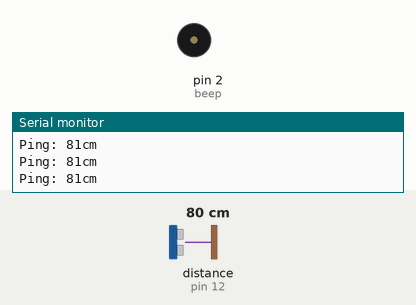
This sketch was run on a simulated Arduino Uno, built with avr-gcc and run on an emulated ATmega328P. On the bench: buzzer (waves = sounding, pin HIGH), the last lines printed to the serial monitor. Inputs (shaded band) come from the test bench; at power-on: distance to the obstacle (sensor on pin 12) 80 cm. The echo pulse lasts 58.3 µs per cm.

Above: at 1.2 s.
1.3 s: distance to the obstacle (sensor on pin 12) set to 61 cm
2.8 s: distance to the obstacle (sensor on pin 12) set to 54 cm
At 3.15 s:
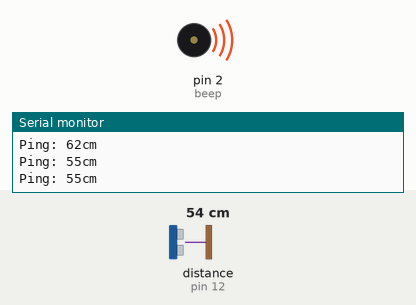
5.8 s: distance to the obstacle (sensor on pin 12) set to 11 cm
At 6.36 s:
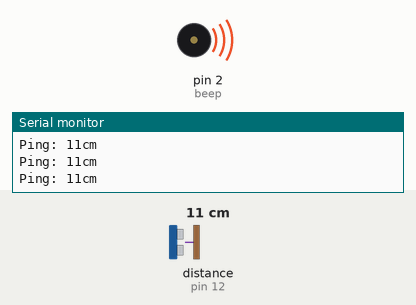
8.8 s: distance to the obstacle (sensor on pin 12) set to 8 cm
At 9.2 s:
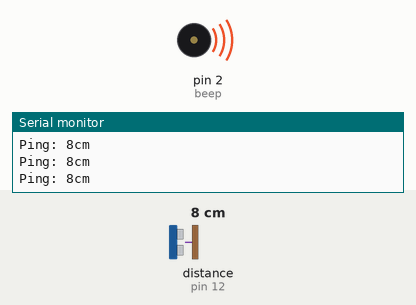
10.3 s: distance to the obstacle (sensor on pin 12) set to 18 cm
At 10.51 s:
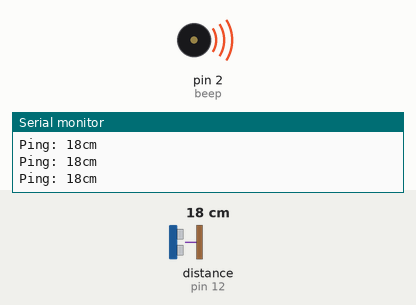
Timing chart, 0 to 14.3 s (numbered marks = the images above; inputs shaded):
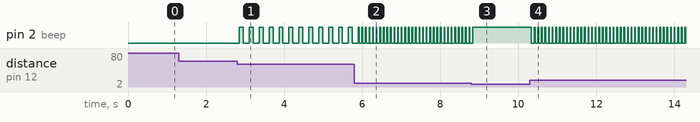

Measured:
- the behaviour switches between 59 and 58 cm on distance to the obstacle (sensor on pin 12) (found by bisection; images 0 and 1)
- the behaviour switches between 10 and 9 cm on distance to the obstacle (sensor on pin 12) (found by bisection; images 2 and 3)
- after the input at 2.8 s, pin 2 (beep): alternates HIGH for 0.10 s and LOW for 0.15 s, starting after 0.06 s
- after the input at 5.8 s, pin 2 (beep): alternates HIGH for 0.02 s and LOW for 0.07 s, starting after 0.12 s
- after the input at 8.8 s, pin 2 (beep): goes on until 8.8 s, then stays HIGH
- after the input at 10.3 s, pin 2 (beep): alternates HIGH for 0.02 s and LOW for 0.07 s, starting at once

The sketch:

sensorUltrasonico.ino
```cpp
#include <NewPing.h>

#define TRIGGER_PIN 13
#define ECHO_PIN 12
#define MAX_DISTANCE 200
#define beep 2

NewPing sonar(TRIGGER_PIN, ECHO_PIN, MAX_DISTANCE);

void setup(){
  Serial.begin(115200);
  pinMode(beep, OUTPUT);
}

void loop(){
  delay(50);
  Serial.print("Ping: ");
  int dist = sonar.ping();
  int distancia = sonar.convert_cm(dist);
  Serial.print(distancia);
  Serial.println("cm");

  if(distancia < 10){
    digitalWrite(beep, HIGH);
  }else if(distancia < 20){
    digitalWrite(beep, HIGH);
    delay(20);
    digitalWrite(beep, LOW);
    delay(20);
  }else if(distancia < 40){
    digitalWrite(beep, HIGH);
    delay(50);
    digitalWrite(beep, LOW);
    delay(50);
  }else if(distancia < 60){
    digitalWrite(beep, HIGH);
    delay(100);
    digitalWrite(beep, LOW);
    delay(100);
  }else{
    digitalWrite(beep, LOW);
  }
}
```
